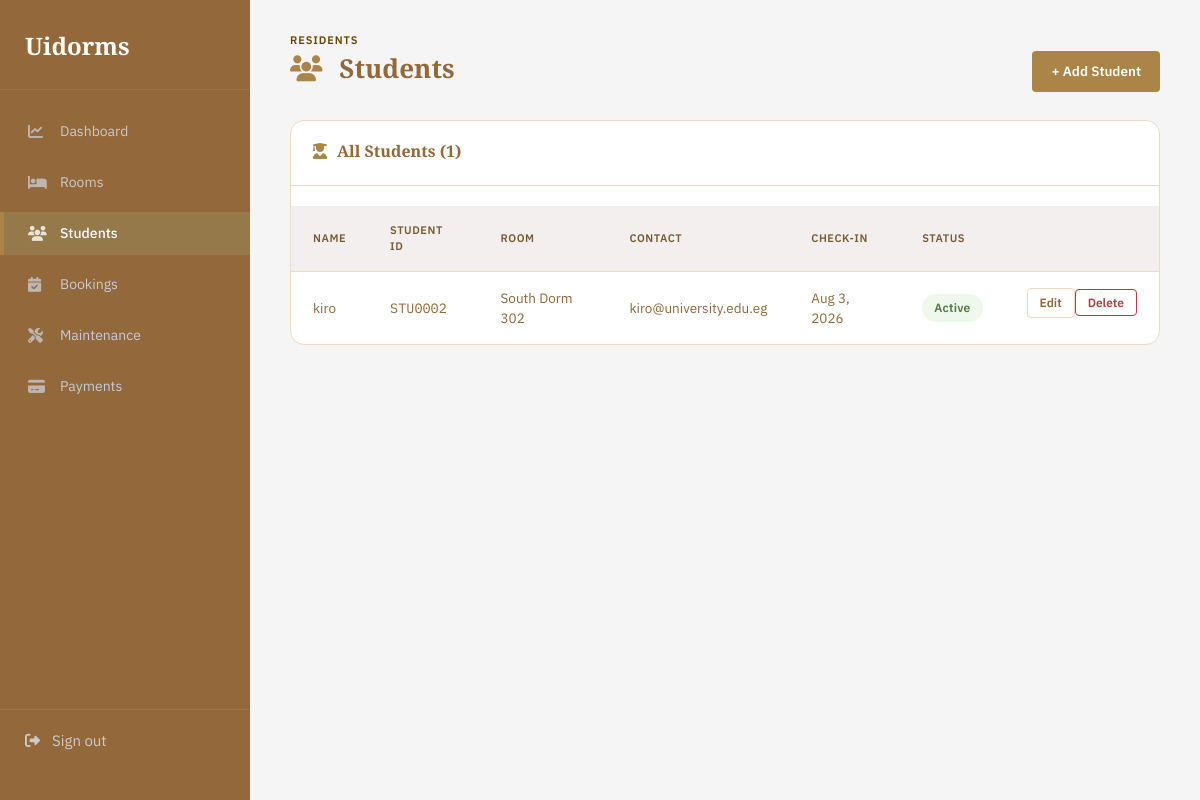
The app's page /admin/students.php (signed in) with its own data.
### tables this page shows
CREATE TABLE students (
  id int(11) NOT NULL,
  user_id int(11) DEFAULT NULL,
  first_name varchar(60) NOT NULL,
  last_name varchar(60) NOT NULL,
  student_id_number varchar(30) NOT NULL,
  email varchar(120) DEFAULT NULL,
  phone varchar(30) DEFAULT NULL,
  gender enum('male','female','other') DEFAULT 'other',
  room_id int(11) DEFAULT NULL,
  check_in_date date DEFAULT NULL,
  status enum('active','checked_out') NOT NULL DEFAULT 'active'
);

CREATE TABLE buildings (
  id int(11) NOT NULL,
  name varchar(100) NOT NULL,
  address varchar(255) DEFAULT NULL
);

CREATE TABLE rooms (
  id int(11) NOT NULL,
  building_id int(11) NOT NULL,
  room_number varchar(20) NOT NULL,
  floor int(11) NOT NULL,
  capacity int(11) NOT NULL DEFAULT 2,
  occupied int(11) NOT NULL DEFAULT 0,
  price_per_term decimal(10,2) DEFAULT 0.00,
  room_type enum('standard','deluxe','single') NOT NULL DEFAULT 'standard',
  status enum('available','full','maintenance') NOT NULL DEFAULT 'available',
  room_image varchar(1024) NOT NULL
);

### admin/includes/functions.php (called while the page is built, shortened)
<?php
function e($value): string
{
    return htmlspecialchars((string) $value, ENT_QUOTES, 'UTF-8');
}
function format_room_label(?string $buildingName, ?string $roomNumber): string
{
    $building = trim((string) ($buildingName ?? ''));
    $room = trim((string) ($roomNumber ?? ''));
    $building = $building === '' ? '' : $building;
    return $building === '' ? $room : $building . ' ' . $room;
}

### admin/students.php (the view, shortened to what this page needs)
<?php
require_once __DIR__ . '/config/database.php';
require_once __DIR__ . '/includes/functions.php';
$students = $pdo->query(
    "SELECT s.*, r.room_number, b.name AS building_name
     FROM students s
     LEFT JOIN rooms r ON r.id = s.room_id
     LEFT JOIN buildings b ON b.id = r.building_id
     ORDER BY s.last_name, s.first_name"
)->fetchAll();
require __DIR__ . '/includes/layout_top.php';
?>
<div class="topbar">
    <div>
        <div class="eyebrow">Residents</div>
        <h1> <i class="fa-solid fa-users"></i> Students</h1>
    </div>
    <a href="students.php?add=1" class="btn btn-brass">+ Add Student</a>
</div>
<div class="panel">
    <div class="panel-header"><h2> <i class="fa-solid fa-user-graduate"></i> All Students (<?= count($students) ?>)</h2></div>
    <?php if (!$students): ?>
        <div class="empty-state">No students yet. Add the first one above.</div>
    <?php else: ?>
    <table>
        <thead>
            <tr><th>Name</th><th>Student ID</th><th>Room</th><th>Contact</th><th>Check-in</th><th>Status</th><th></th></tr>
        </thead>
        <tbody>
        <?php foreach ($students as $s): ?>
            <tr>
                <td><?= e($s['first_name'] . ' ' . $s['last_name']) ?></td>
                <td class="mono"><?= e($s['student_id_number']) ?></td>
                <td><?= $s['room_number'] ? e(format_room_label($s['building_name'], $s['room_number'])) : '<span style="color:var(--slate-light)">Unassigned</span>' ?></td>
                <td><?= e($s['email'] ?: '—') ?><br><?= e($s['phone'] ?: '') ?></td>
                <td><?= $s['check_in_date'] ? e(date('M j, Y', strtotime($s['check_in_date']))) : '—' ?></td>
                <td><span class="badge <?= e($s['status']) ?>"><?= ucfirst(str_replace('_',' ', e($s['status']))) ?></span></td>
                <td class="student-actions">
                    <a href="students.php?edit=<?= $s['id'] ?>" class="btn btn-outline btn-small">Edit</a>
                    <form class="inline" method="post" onsubmit="return confirm('Remove this student record? This cannot be undone.');">
                        <button type="submit" class="btn btn-danger btn-small">Delete</button>
                    </form>
                </td>
            </tr>
        <?php endforeach; ?>
        </tbody>
    </table>
    <?php endif; ?>
</div>
<?php require __DIR__ . '/includes/layout_bottom.php'; ?>

### admin/assets/css/style.css (style rules this page uses)
:root { --ink: #93683a;; --ink-soft: #96794b; --paper: whitesmoke; --card: #FFFFFF; --border: #F3D8BE; --brass: #ab8447; --brass-dark: #6a4700; --slate: #7a5c33; --slate-light: #7a5c33; --moss: #4F7B42; --moss-bg: #EEF8EB; --rust: #B33F3F; --rust-bg: #FBEAEA; --amber: #E08A00; --amber-bg: #FFF2D9; --font-display: 'Source Serif 4', Georgia, serif; --font-body: 'IBM Plex Sans', -apple-system, sans-serif; --font-mono: 'IBM Plex Mono', monospace; }
* { box-sizing: border-box; }
html, body { margin: 0; padding: 0; background: var(--paper); color: var(--ink); font-family: var(--font-body); font-size: 15px; line-height: 1.5; }
a { color: inherit; text-decoration: none; }
h1, h2, h3 { font-family: var(--font-display); font-weight: 600; margin: 0 0 4px; }
.topbar { display: flex; justify-content: space-between; align-items: flex-end; margin-bottom: 28px; }
.topbar .eyebrow { font-size: 11px; letter-spacing: 0.08em; text-transform: uppercase; color: var(--brass-dark); font-weight: 600; }
.topbar h1 { font-size: 26px; }
.topbar h1 i { color: var(--brass); margin-right:10px; }
.panel-header { display:flex; justify-content:space-between; align-items:center; margin-bottom:20px; }
.panel-header h2 { display:flex; align-items:center; gap:10px; }
.panel-header h2 i { color:var(--brass); }
.panel { background: var(--card); border: 1px solid var(--border); border-radius: 14px; margin-bottom: 28px; overflow: hidden; }
.panel-header { padding: 18px 22px; border-bottom: 1px solid var(--border); display: flex; justify-content: space-between; align-items: center; }
.panel-header h2 { font-size: 16px; display:flex; align-items:center; gap:10px; }
table { width: 100%; border-collapse: collapse; border-spacing: 0; }
th, td { text-align: left; padding: 16px 22px; font-size: 13.5px; border-bottom: 1px solid var(--border); vertical-align: middle; }
th { font-size: 11px; letter-spacing: 0.05em; text-transform: uppercase; color: var(--slate); font-weight: 600; background: rgba(242, 238, 238, 0.9); }
tbody tr:last-child td { border-bottom: none; }
tbody tr { transition:.3s; }
td.mono, .mono { font-family: var(--font-mono); }
.inline { display: inline; margin:0; }
.badge { display: inline-block; padding: 5px 12px; border-radius: 100px; font-size: 12px; font-weight: 600; letter-spacing: 0.02em; text-transform: capitalize; }
.badge.available, .badge.paid, .badge.resolved, .badge.active, .badge.accepted { background: var(--moss-bg); color: var(--moss); }
.btn { display: inline-block; padding: 9px 18px; border-radius: 4px; font-size: 13.5px; font-weight: 600; border: 1px solid transparent; cursor: pointer; font-family: var(--font-body); transition:.3s; }
.btn-brass { background: #ab8447; color: #fff; }
.btn-outline { background: transparent; border-color: var(--border); color: var(--ink); }
.btn-danger { background: transparent; border-color: var(--rust); color: var(--rust); }
.btn-small { padding: 5px 12px; font-size: 12px; }
form.inline { display: inline; }
.topbar h1 i { color:var(--brass); margin-right:10px; }
.student-actions { display: flex; align-items: center; height: 100%; }

### records on screen
students: first_name+last_name "kiro", student_id_number "STU0002", buildings.name "South Dorm 302", email "kiro@university.edu.eg", check_in_date "Aug 3, 2026", status "Active"

### other values on screen
count($students) "1"
